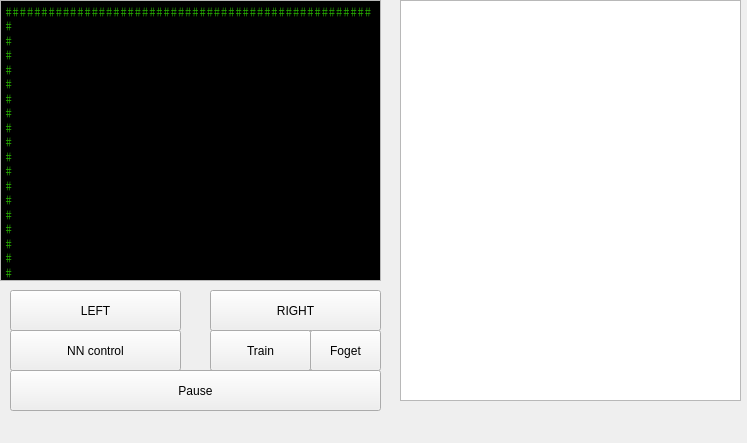
<?xml version="1.0" encoding="UTF-8"?>
<ui version="4.0">
 <class>MainWindow</class>
 <widget class="QMainWindow" name="MainWindow">
  <property name="geometry">
   <rect>
    <x>0</x>
    <y>0</y>
    <width>747</width>
    <height>443</height>
   </rect>
  </property>
  <property name="windowTitle">
   <string>MainWindow</string>
  </property>
  <widget class="QWidget" name="centralWidget">
   <widget class="QPlainTextEdit" name="plainTextEdit">
    <property name="geometry">
     <rect>
      <x>0</x>
      <y>0</y>
      <width>381</width>
      <height>281</height>
     </rect>
    </property>
    <property name="palette">
     <palette>
      <active>
       <colorrole role="Light">
        <brush brushstyle="SolidPattern">
         <color alpha="255">
          <red>0</red>
          <green>0</green>
          <blue>0</blue>
         </color>
        </brush>
       </colorrole>
       <colorrole role="Text">
        <brush brushstyle="SolidPattern">
         <color alpha="255">
          <red>39</red>
          <green>177</green>
          <blue>0</blue>
         </color>
        </brush>
       </colorrole>
       <colorrole role="BrightText">
        <brush brushstyle="SolidPattern">
         <color alpha="255">
          <red>0</red>
          <green>0</green>
          <blue>0</blue>
         </color>
        </brush>
       </colorrole>
       <colorrole role="Base">
        <brush brushstyle="SolidPattern">
         <color alpha="255">
          <red>0</red>
          <green>0</green>
          <blue>0</blue>
         </color>
        </brush>
       </colorrole>
      </active>
      <inactive>
       <colorrole role="Light">
        <brush brushstyle="SolidPattern">
         <color alpha="255">
          <red>0</red>
          <green>0</green>
          <blue>0</blue>
         </color>
        </brush>
       </colorrole>
       <colorrole role="Text">
        <brush brushstyle="SolidPattern">
         <color alpha="255">
          <red>39</red>
          <green>177</green>
          <blue>0</blue>
         </color>
        </brush>
       </colorrole>
       <colorrole role="BrightText">
        <brush brushstyle="SolidPattern">
         <color alpha="255">
          <red>0</red>
          <green>0</green>
          <blue>0</blue>
         </color>
        </brush>
       </colorrole>
       <colorrole role="Base">
        <brush brushstyle="SolidPattern">
         <color alpha="255">
          <red>0</red>
          <green>0</green>
          <blue>0</blue>
         </color>
        </brush>
       </colorrole>
      </inactive>
      <disabled>
       <colorrole role="Light">
        <brush brushstyle="SolidPattern">
         <color alpha="255">
          <red>0</red>
          <green>0</green>
          <blue>0</blue>
         </color>
        </brush>
       </colorrole>
       <colorrole role="Text">
        <brush brushstyle="SolidPattern">
         <color alpha="255">
          <red>120</red>
          <green>120</green>
          <blue>120</blue>
         </color>
        </brush>
       </colorrole>
       <colorrole role="BrightText">
        <brush brushstyle="SolidPattern">
         <color alpha="255">
          <red>0</red>
          <green>0</green>
          <blue>0</blue>
         </color>
        </brush>
       </colorrole>
       <colorrole role="Base">
        <brush brushstyle="SolidPattern">
         <color alpha="255">
          <red>240</red>
          <green>240</green>
          <blue>240</blue>
         </color>
        </brush>
       </colorrole>
      </disabled>
     </palette>
    </property>
    <property name="font">
     <font>
      <family>Courier</family>
     </font>
    </property>
    <property name="verticalScrollBarPolicy">
     <enum>Qt::ScrollBarAlwaysOff</enum>
    </property>
    <property name="horizontalScrollBarPolicy">
     <enum>Qt::ScrollBarAlwaysOff</enum>
    </property>
    <property name="readOnly">
     <bool>true</bool>
    </property>
    <property name="plainText">
     <string>####################################################
#                                                  #
#                                                  #
#                                                  #
#                                                  #
#                                                  #
#                                                  #
#                                                  #
#                                                  #
#                                                  #
#                                                  #
#                                                  #
#                                                  #
#                                                  #
#                                                  #
#                                                  #
#                    TTTTTTTTT                     #
#                                                  #
####################################################</string>
    </property>
   </widget>
   <widget class="QPushButton" name="pushButton">
    <property name="geometry">
     <rect>
      <x>10</x>
      <y>290</y>
      <width>171</width>
      <height>41</height>
     </rect>
    </property>
    <property name="text">
     <string>LEFT</string>
    </property>
    <property name="shortcut">
     <string>A</string>
    </property>
   </widget>
   <widget class="QPushButton" name="pushButton_2">
    <property name="geometry">
     <rect>
      <x>210</x>
      <y>290</y>
      <width>171</width>
      <height>41</height>
     </rect>
    </property>
    <property name="text">
     <string>RIGHT</string>
    </property>
    <property name="shortcut">
     <string>D</string>
    </property>
   </widget>
   <widget class="QPushButton" name="pushButton_3">
    <property name="geometry">
     <rect>
      <x>10</x>
      <y>330</y>
      <width>171</width>
      <height>41</height>
     </rect>
    </property>
    <property name="text">
     <string>NN control</string>
    </property>
   </widget>
   <widget class="QPushButton" name="pushButton_4">
    <property name="geometry">
     <rect>
      <x>210</x>
      <y>330</y>
      <width>101</width>
      <height>41</height>
     </rect>
    </property>
    <property name="text">
     <string>Train</string>
    </property>
   </widget>
   <widget class="QPushButton" name="pushButton_5">
    <property name="geometry">
     <rect>
      <x>310</x>
      <y>330</y>
      <width>71</width>
      <height>41</height>
     </rect>
    </property>
    <property name="text">
     <string>Foget</string>
    </property>
   </widget>
   <widget class="QPlainTextEdit" name="plainTextEdit_2">
    <property name="geometry">
     <rect>
      <x>400</x>
      <y>0</y>
      <width>341</width>
      <height>401</height>
     </rect>
    </property>
   </widget>
   <widget class="QPushButton" name="pushButton_6">
    <property name="geometry">
     <rect>
      <x>10</x>
      <y>370</y>
      <width>371</width>
      <height>41</height>
     </rect>
    </property>
    <property name="text">
     <string>Pause</string>
    </property>
   </widget>
  </widget>
 </widget>
 <layoutdefault spacing="6" margin="11"/>
 <resources/>
 <connections/>
</ui>
